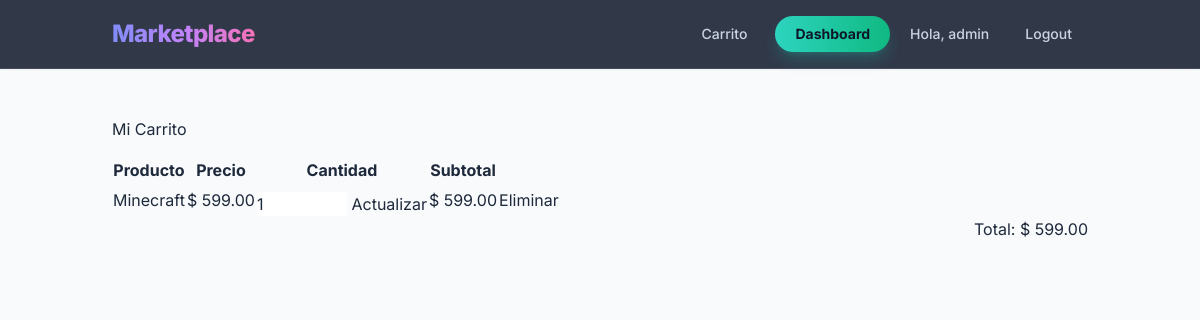
Page /cart/ (signed in) on the earlier database version.
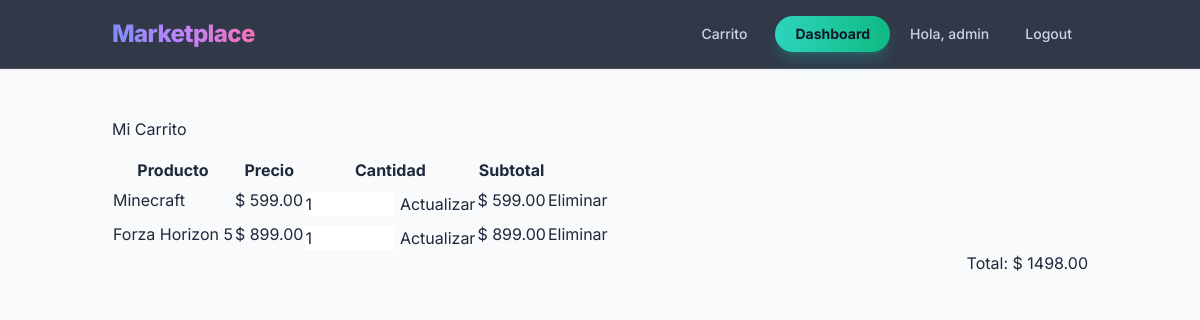
Same page on the later database version.
### store/models.py (models this page shows, shortened)
class CartItem(models.Model):
    id = models.UUIDField(primary_key=True, default=uuid.uuid4, editable=False)
    cart = models.ForeignKey(Cart, on_delete=models.CASCADE)
    product = models.ForeignKey(Product, on_delete=models.CASCADE)
    quantity = models.PositiveIntegerField(default=1)
    class Meta:
        unique_together = ('cart', 'product')
    @property
    def subtotal(self):
        return self.product.price * self.quantity

class Product(models.Model):
    id = models.UUIDField(primary_key=True, default=uuid.uuid4, editable=False)
    name = models.CharField(max_length=150)
    description = models.TextField()
    price = models.DecimalField(max_digits=10, decimal_places=2)
    stock = models.PositiveIntegerField(default=0)
    owner = models.ForeignKey(
        User,
        on_delete=models.CASCADE,
        related_name='products'
    )  # 1:N
    categories = models.ManyToManyField(
        Category,
        related_name='products'
    )  # N:M
    created_at = models.DateTimeField(auto_now_add=True)

class Cart(models.Model):
    id = models.UUIDField(primary_key=True, default=uuid.uuid4, editable=False)
    user = models.ForeignKey(
        User,
        on_delete=models.CASCADE,
        related_name='carts'
    )  # 1:N
    products = models.ManyToManyField(
        Product,
        through='CartItem',
        related_name='carts'
    )
    created_at = models.DateTimeField(auto_now_add=True)
    @property
    def total(self):
        return sum(item.subtotal for item in self.cartitem_set.all())

### store/views.py (the view)
# urls.py: path('cart/', views.cart_detail, name='cart_detail'),
@login_required
def cart_detail(request):
    cart, created = Cart.objects.get_or_create(
        user=request.user
    )
    return render(request, 'store/cart_detail.html', {
        'cart': cart
    })

### store/templates/store/cart_detail.html (shortened to what this page needs)
{% extends 'store/base.html' %}
{% block content %}
<h2 class="mb-4">Mi Carrito</h2>
{% if cart.cartitem_set.all %}
<table class="table table-bordered align-middle">
    <thead>
        <tr>
            <th>Producto</th>
            <th>Precio</th>
            <th>Cantidad</th>
            <th>Subtotal</th>
            <th></th>
        </tr>
    </thead>
    <tbody>
    {% for item in cart.cartitem_set.all %}
        <tr>
            <td>{{ item.product.name }}</td>
            <td>$ {{ item.product.price }}</td>
            <td>
                <form method="POST"
                      action="{% url 'update_cart_item' item.id %}">
                    <input type="number"
                           name="quantity"
                           value="{{ item.quantity }}"
                           min="1"
                           class="form-control"
                           style="width:90px;">
                    <button class="btn btn-sm btn-primary mt-2">
                        Actualizar
                    </button>
                </form>
            </td>
            <td>
                $ {{ item.subtotal }}
            </td>
            <td>
                <a href="{% url 'remove_from_cart' item.id %}"
                   class="btn btn-danger btn-sm">
                    Eliminar
                </a>
            </td>
        </tr>
    {% endfor %}
    </tbody>
</table>
<div class="text-end">
    <h3>Total: $ {{ cart.total }}</h3>
</div>
{% else %}
<div class="alert alert-info">
    Tu carrito está vacío
</div>
{% endif %}
{% endblock %}

Differences in the rows shown:
added CartItem: product.name "Forza Horizon 5", product.price "899.00", quantity "1", subtotal "899.00"
computed for Cart: total "599.00" → "1498.00"
